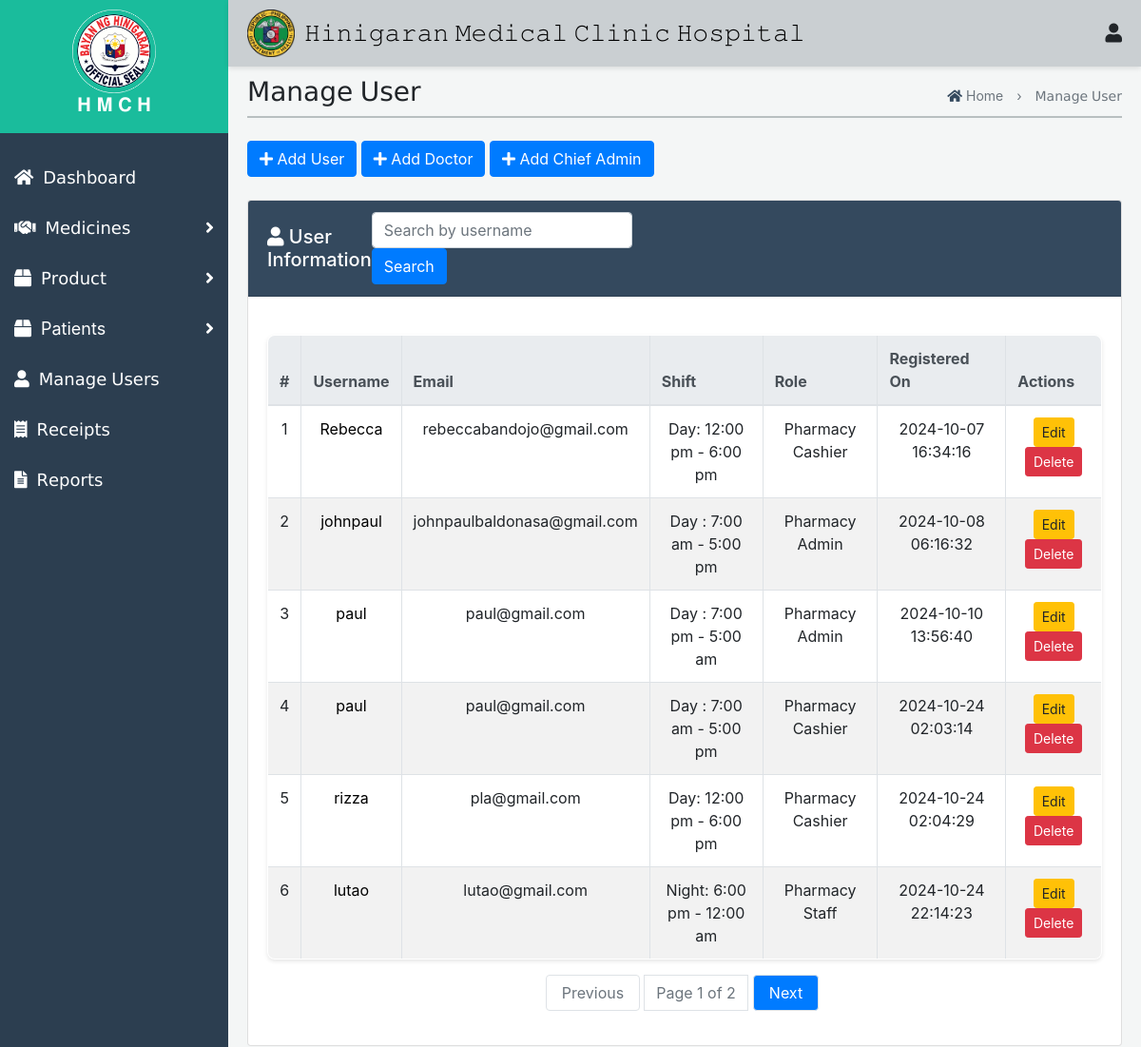
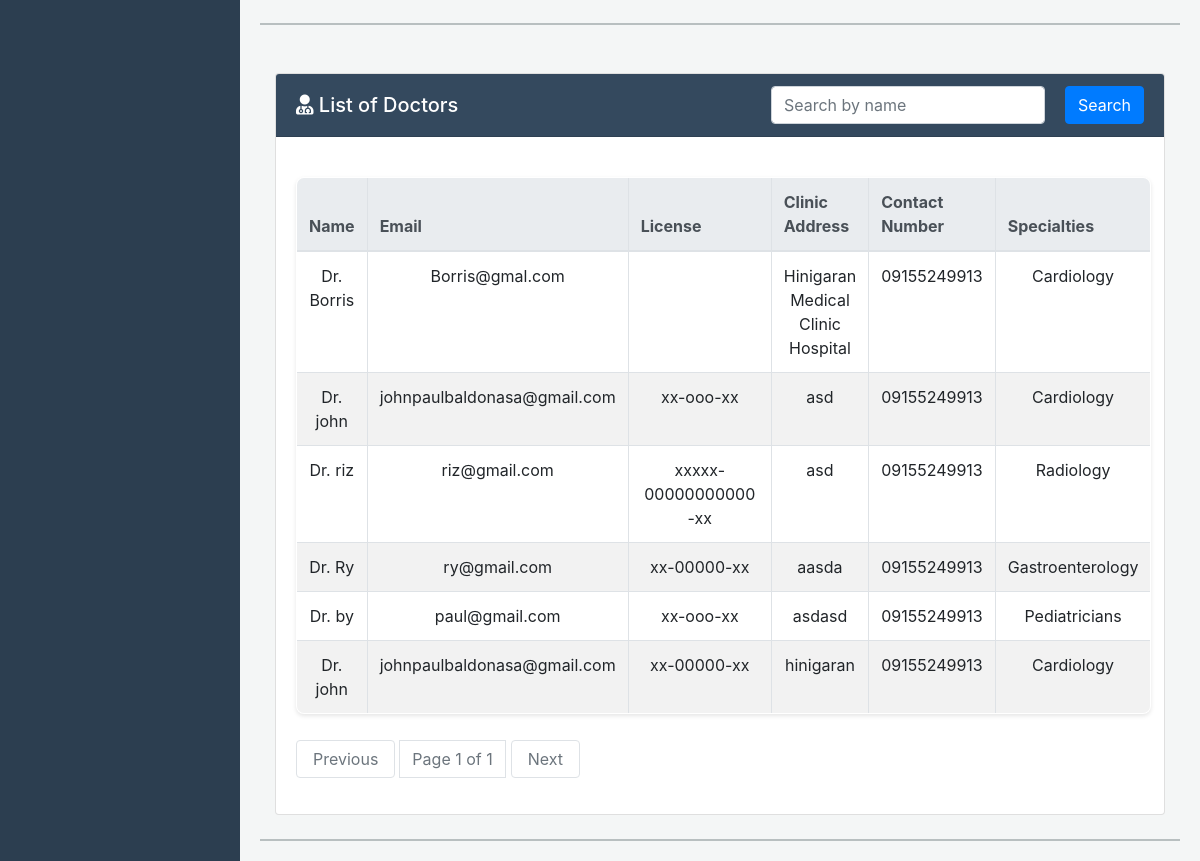
/Admin/ManageUser.php, run on the app's committed database (2 pictures, top to bottom).
### tables this page shows
CREATE TABLE `users` (
  `id` int(11) NOT NULL,
  `username` varchar(50) NOT NULL,
  `email` varchar(100) NOT NULL,
  `password` varchar(255) NOT NULL,
  `shift` enum('Day : 6:00 am - 12:00 pm','Day: 12:00 pm - 6:00 pm','Night: 6:00 pm - 12:00 am','Night: 12:00 am - 6:00 am','Day : 7:00 am - 5:00 pm','Day : 7:00 pm - 5:00 am') NOT NULL,
  `role` enum('Pharmacy Staff','Pharmacy Admin','Pharmacy Cashier','Wards','Er Nurse') NOT NULL,
  `profile_image` varchar(255) NOT NULL,
  `created_at` timestamp NOT NULL DEFAULT current_timestamp()
);

CREATE TABLE `doctors` (
  `doctor_id` int(11) NOT NULL,
  `name` varchar(100) NOT NULL,
  `password` varchar(255) NOT NULL,
  `license` varchar(20) NOT NULL,
  `image` varchar(255) DEFAULT NULL,
  `email` varchar(100) NOT NULL,
  `clinic_address` varchar(255) DEFAULT NULL,
  `contact_number` varchar(20) DEFAULT NULL,
  `specialties` varchar(255) DEFAULT NULL,
  `username` varchar(100) NOT NULL
);

### Admin/ManageUser.php (the view, shortened to what this page needs)
<!DOCTYPE html>
<html lang="en">
<head>
    <link rel="stylesheet" href="Med.css">
     <link rel="stylesheet" href="Receipt.css">
    <link href="https://maxcdn.bootstrapcdn.com/bootstrap/4.5.2/css/bootstrap.min.css" rel="stylesheet">
    <link href="https://cdnjs.cloudflare.com/ajax/libs/font-awesome/5.15.4/css/all.min.css" rel="stylesheet">
</head>
<body>
    <div class="top-nav">
    <div class="icon-container">
        <img src="img/Hinigaran.png" alt="Logo">
        <h1>𝙷𝚒𝚗𝚒𝚐𝚊𝚛𝚊𝚗 𝙼𝚎𝚍𝚒𝚌𝚊𝚕 𝙲𝚕𝚒𝚗𝚒𝚌 𝙷𝚘𝚜𝚙𝚒𝚝𝚊𝚕</h1>
    </div>
     <div class="user-icon" onclick="toggleUserMenu(event)">
            <i class="fas fa-user"></i>
        </div>
    </div>
    <div id="mySidenav" class="side-nav">
        <div class="logo-container">
           <img src="img/hini.png" alt="Logo" style="width: 40%;">
            <h2>𝐇 𝐌 𝐂 𝐇</h2>
        </div>
         <a class="nav-link" href="ChiefAdmin.php">
            <div class="sb-nav-link-content">
                <div class="sb-nav-link-icon"><i class="fas fa-home"></i></div>
                <span>𝖣𝖺𝗌𝗁𝖻𝗈𝖺𝗋𝖽</span>
            </div>
        </a>
        <a class="nav-link collapsed" href="#" data-toggle="collapse" data-target="#collapseMedicines" aria-expanded="false" aria-controls="collapseMedicines">
            <div class="sb-nav-link-content">
                <div class="sb-nav-link-icon"><i class="fas fa-handshake"></i></div>
                <span> 𝖬𝖾𝖽𝗂𝖼𝗂𝗇𝖾𝗌</span>
                <div class="sb-sidenav-collapse-arrow"><i class="fas fa-angle-right"></i></div>
            </div>
        </a>
        <a class="nav-link collapsed" href="#" data-toggle="collapse" data-target="#collapseProducts" aria-expanded="false" aria-controls="collapseProducts">
            <div class="sb-nav-link-content">
                <div class="sb-nav-link-icon"><i class="fas fa-box"></i></div>
                <span> 𝖯𝗋𝗈𝖽𝗎𝖼𝗍</span>
                <div class="sb-sidenav-collapse-arrow"><i class="fas fa-angle-right"></i></div>
            </div>
        </a>
        <a class="nav-link collapsed" href="#" data-toggle="collapse" data-target="#collapsePatients" aria-expanded="false" aria-controls="collapsePatients">
            <div class="sb-nav-link-content">
                <div class="sb-nav-link-icon"><i class="fas fa-box"></i></div>
                <span>Patients</span>
                <div class="sb-sidenav-collapse-arrow"><i class="fas fa-angle-right"></i></div>
            </div>
        </a>
        <a class="nav-link" href="ManageUser.php">
            <div class="sb-nav-link-content">
                <div class="sb-nav-link-icon"><i class="fas fa-user"></i></div>
                <span>𝖬𝖺𝗇𝖺𝗀𝖾 𝖴𝗌𝖾𝗋𝗌</span>
            </div>
        </a>
        <a class="nav-link" href="Receipt.php">
            <div class="sb-nav-link-content">
                <div class="sb-nav-link-icon"><i class="fas fa-receipt"></i></div>
                <span>𝖱𝖾𝖼𝖾𝗂𝗉𝗍𝗌</span>
            </div>
        </a>
        <a class="nav-link" href="Reports.php">
            <div class="sb-nav-link-content">
                <div class="sb-nav-link-icon"><i class="fas fa-file-alt report-icon" title="Generate Report"></i></div>
                <span>𝖱𝖾𝗉𝗈𝗋𝗍𝗌</span>
            </div>
        </a>
    </div>
   <div id="mainContent" class="main-content">
       <div class="header-container">
    <h3>𝖬𝖺𝗇𝖺𝗀𝖾 𝖴𝗌𝖾𝗋</h3>
<div class="haha">
    <p style="text-align: center;">
        <a href="InventoryDashboard1.php" style="text-decoration: none; color: inherit;">
            <i class="fas fa-home" style="color: #34495e;"></i> Home
        </a>
        <span style="margin: 0 10px;">›</span>
        𝖬𝖺𝗇𝖺𝗀𝖾 𝖴𝗌𝖾𝗋
    </p>
</div>
</div>
        <div class="first1" style="opacity: 0.9; border-top: 2px solid #b2babb; margin-top: -20px;"></div>
<?php
$conn = new mysqli('localhost', 'root', '', 'database');
$itemsPerPage = 6;
$currentPage = isset($_GET['page']) ? (int)$_GET['page'] : 1;
$offset = ($currentPage - 1) * $itemsPerPage;
$searchQuery = isset($_GET['search']) ? $_GET['search'] : '';
$sql = "SELECT * FROM users WHERE username LIKE ? LIMIT ?, ?";
$stmt = $conn->prepare($sql);
$searchTerm = "%" . $searchQuery . "%";
$stmt->bind_param("sii", $searchTerm, $offset, $itemsPerPage);
$stmt->execute();
$userResults = $stmt->get_result();
$totalCountQuery = "SELECT COUNT(*) as total FROM users WHERE username LIKE ?";
$totalCountStmt = $conn->prepare($totalCountQuery);
$totalCountStmt->bind_param("s", $searchTerm);
$totalCountStmt->execute();
$totalCountResult = $totalCountStmt->get_result();
$totalUsers = $totalCountResult->fetch_assoc()['total'];
$totalPages = ceil($totalUsers / $itemsPerPage);
?><br>
            <button class="btn btn-primary" data-toggle="modal" data-target="#addUserModal">
                <i class="fas fa-plus"></i> Add User
            </button>
            <button class="btn btn-primary" data-toggle="modal" data-target="#addDoctorModal">
                <i class="fas fa-plus"></i> Add Doctor
            </button>
            <button class="btn btn-primary" data-toggle="modal" data-target="#addChiefAdminModal">
                <i class="fas fa-plus"></i> Add Chief Admin
            </button>
<div class="card mt-4">
    <div class="card-header d-flex justify-content-between align-items-center" style="background-color: #34495e;">
        <h5 class="mb-0" style="color: white;"><i class="fas fa-user" style="color: white;"></i> User Information</h5>
        <form method="GET" action="" class="form-inline d-flex" style="margin-right: 60%;">
            <input type="text" name="search" class="form-control mr-2" placeholder="Search by username" value="<?php echo htmlspecialchars($searchQuery); ?>">
            <button type="submit" class="btn btn-primary">Search</button>
        </form>
    </div>
    <div class="card-body">
        <table class="table table-bordered">
            <thead class="thead-light">
                <tr>
                    <th>#</th>
                    <th>Username</th>
                    <th>Email</th>
                    <th>Shift</th>
                    <th>Role</th>
                    <th>Registered On</th>
                    <th>Actions</th>
                </tr>
            </thead>
                <tbody>
               <?php
    if ($userResults->num_rows > 0) {
        $index = $offset + 1;
        while ($user = $userResults->fetch_assoc()) {
            echo "<tr>";
            echo "<td>{$index}</td>";
            echo "<td><a class='user-link' data-toggle='modal' data-target='#userModal'
                        data-username='{$user['username']}'
                        data-email='{$user['email']}'
                        data-shift='{$user['shift']}'
                        data-role='{$user['role']}'
                        data-created-at='{$user['created_at']}'
                        data-image='{$user['profile_image']}'>
                        {$user['username']}</a></td>";
            echo "<td>{$user['email']}</td>";
            echo "<td>{$user['shift']}</td>";
            echo "<td>{$user['role']}</td>";
            echo "<td>{$user['created_at']}</td>";
            echo "<td>
                    <button class='btn btn-warning btn-sm' data-toggle='modal' data-target='#editModal{$user['id']}'>Edit</button>
                    <button class='btn btn-danger btn-sm' data-toggle='modal' data-target='#deleteModal{$user['id']}'>Delete</button>
                  </td>";
            echo "</tr>";
            $index++;
        }
    } else {
        echo "<tr><td colspan='7' class='text-center'>No users found.</td></tr>";
    }
    ?>
    </tbody>
        </table>
        <nav aria-label="Page navigation">
            <ul class="pagination justify-content-center">
                <li class="page-item <?php if ($currentPage <= 1) echo 'disabled'; ?>">
                    <a class="page-link" href="?page=<?php echo $currentPage - 1; ?>&search=<?php echo urlencode($searchQuery); ?>" aria-label="Previous">Previous</a>
                </li>
                <li class="page-item disabled">
                    <span class="page-link">Page <?php echo $currentPage; ?> of <?php echo $totalPages; ?></span>
                </li>
                <li class="page-item <?php if ($currentPage >= $totalPages) echo 'disabled'; ?>">
                    <a class="page-link" href="?page=<?php echo $currentPage + 1; ?>&search=<?php echo urlencode($searchQuery); ?>" aria-label="Next">Next</a>
                </li>
            </ul>
        </nav>
    </div>
</div><br>
<div class="first1" style="opacity: 0.9; border-top: 2px solid #b2babb;"></div>
<?php
$conn = mysqli_connect("localhost", "root", "", "database");
$search = isset($_GET['search']) ? mysqli_real_escape_string($conn, $_GET['search']) : '';
$page = isset($_GET['page']) ? (int)$_GET['page'] : 1;
$perPage = 10;
$offset = ($page - 1) * $perPage;
$totalQuery = "SELECT COUNT(*) as total FROM doctors WHERE name LIKE '%$search%'";
$totalResult = mysqli_query($conn, $totalQuery);
$totalRow = mysqli_fetch_assoc($totalResult);
$total = $totalRow['total'];
$totalPages = ceil($total / $perPage);
$query = "SELECT * FROM doctors WHERE name LIKE '%$search%' LIMIT $offset, $perPage";
$result = mysqli_query($conn, $query);
?>
 <div class="container mt-5">
    <div class="card">
        <div class="card-header d-flex justify-content-between align-items-center" style="background-color: #34495e;">
            <h5 class="mb-0" style="color: white;"><i class="fas fa-user-md" style="color: white;"></i> List of Doctors</h5>
            <form class="d-flex" action="" method="GET">
                <input style="margin-right: 20px; "  type="text" name="search" class="form-control me-2" placeholder="Search by name" value="<?php echo htmlspecialchars($search); ?>">
                <button type="submit" class="btn btn-primary">Search</button>
            </form>
        </div>
        <div class="card-body">
            <table class="table table-bordered">
                <thead class="thead-light">
                    <tr>
                        <th>Name</th>
                        <th>Email</th>
                        <th>License</th>
                        <th>Clinic Address</th>
                        <th>Contact Number</th>
                        <th>Specialties</th>
                    </tr>
                </thead>
                <tbody>
                    <?php
                    if (mysqli_num_rows($result) > 0) {
                        while ($doctor = mysqli_fetch_assoc($result)) {
                            echo "<tr>";
                            echo "<td>Dr. {$doctor['name']}</td>";
                            echo "<td>{$doctor['email']}</td>";
                            echo "<td>{$doctor['license']}</td>";
                            echo "<td>{$doctor['clinic_address']}</td>";
                            echo "<td>{$doctor['contact_number']}</td>";
                            echo "<td>{$doctor['specialties']}</td>";
                            echo "</tr>";
                        }
                    } else {
                        echo "<tr><td colspan='7' class='text-center'>No doctors found.</td></tr>";
                    }
                    ?>
                </tbody>
            </table>
                <div class="d-flex justify-content-start align-items-center">
                    <nav>
                        <ul class="pagination">
                            <li class="page-item <?php if ($page <= 1) echo 'disabled'; ?>">
                                <a class="page-link" href="?search=<?php echo $search; ?>&page=<?php echo $page - 1; ?>">Previous</a>
                            </li>
                            <li class="page-item disabled">
                                <span class="page-link">Page <?php echo $page; ?> of <?php echo $totalPages; ?></span>
                            </li>
                            <li class="page-item <?php if ($page >= $totalPages) echo 'disabled'; ?>">
                                <a class="page-link" href="?search=<?php echo $search; ?>&page=<?php echo $page + 1; ?>">Next</a>
                            </li>
                        </ul>
                    </nav>
                </div>
            </div>
        </div>
    </div><br>
<div class="first1" style="opacity: 0.9; border-top: 2px solid #b2babb;"></div>
    </div>
        <link href="https://cdnjs.cloudflare.com/ajax/libs/font-awesome/5.15.4/css/all.min.css" rel="stylesheet">
</body>
</html>

### Admin/Med.css (style rules this page uses)
* { margin: 0; padding: 0; box-sizing: border-box; }
body { font-family: Arial, sans-serif; background-color: #f4f6f6; }
.top-nav { display: flex; justify-content: space-between; align-items: center; padding: 10px 20px; box-shadow: 0 2px 5px rgba(0, 0, 0, 0.1); }
.icon-container { position: relative; margin-right: 2%; display: flex; gap: 20px; }
.notification-icon, .user-icon { cursor: pointer; font-size: 24px; }
.side-nav { height: 100%; width: 230px; background-color: #34495e; color: white; position: fixed; top: 0; left: 0; overflow-x: hidden; padding-top: 60px; transition: 0.3s; display: flex; flex-direction: column; }
.main-content { margin-left: 230px; padding: 20px; transition: 0.3s; }
.nav-link { display: flex; align-items: center; padding: 10px 15px; text-decoration: none; color: white; transition: 0.3s; justify-content: space-between; }
.sb-nav-link-content { display: flex; align-items: center; flex: 1; }
.sb-nav-link-icon { margin-right: 10px; }
.sb-sidenav-collapse-arrow { margin-left: auto; }
.top-nav { position: fixed; top: 0; left: 240px; right: 0; background-color: #d0d3d4; padding: 10px; z-index: 1000; }
.top-nav h1 { color: #fff; margin: 0; }
.side-nav { height: 100%; width: 240px; position: fixed; z-index: 1; top: 0; left: 0; background-color: #2c3e50; padding-top: 0; transition: 0.3s; overflow-y: auto; }
.side-nav a { padding: 13px 15px; text-decoration: none; font-size: 18px; color: #fff; display: block; transition: 0.3s; }
.side-nav .sb-sidenav-collapse-arrow { margin-left: auto; color: #fff; }
.logo-container { text-align: center; margin-bottom: 20px; background-color: #1abc9c; padding: 10px; }
.logo-container img { width: 30%; height: auto; }
.logo-container h2 { color: #ffffff; font-size: 20px; transition: font-size 0.3s; }
.main-content { margin-left: 240px; padding: 80px 20px 20px; transition: margin-left 0.3s; }
.header-container { display: flex; justify-content: space-between; align-items: center; margin-bottom: 20px; }
.haha { text-align: right; }
.haha p { margin: 0; font-size: 14px; color: #6c757d; }
.pagination { margin-top: 10px; text-align: center; }
.pagination a { margin: 0 5px; padding: 8px 16px; text-decoration: none; background-color: #007bff; color: white; border-radius: 4px; }

### Admin/ManageUser.php (style rules this page uses)
body { background-color: #f4f6f6; }
.user-link { text-decoration: none; color: black; }

### data on the page
users: username "Rebecca", email "rebeccabandojo@gmail.com", shift "Day: 12:00 pm - 6:00 pm", role "Pharmacy Cashier", created_at "2024-10-07 16:34:16"
users: username "johnpaul", email "johnpaulbaldonasa@gmail.com", shift "Day : 7:00 am - 5:00 pm", role "Pharmacy Admin", created_at "2024-10-08 06:16:32"
users: username "paul", email "paul@gmail.com", shift "Day : 7:00 pm - 5:00 am", role "Pharmacy Admin", created_at "2024-10-10 13:56:40"
users: username "paul", email "paul@gmail.com", shift "Day : 7:00 am - 5:00 pm", role "Pharmacy Cashier", created_at "2024-10-24 02:03:14"
users: username "rizza", email "pla@gmail.com", shift "Day: 12:00 pm - 6:00 pm", role "Pharmacy Cashier", created_at "2024-10-24 02:04:29"
users: username "lutao", email "lutao@gmail.com", shift "Night: 6:00 pm - 12:00 am", role "Pharmacy Staff", created_at "2024-10-24 22:14:23"
doctors: name "Borris", email "Borris@gmal.com", clinic_address "Hinigaran Medical Clinic Hospital", contact_number "09155249913", specialties "Cardiology"
doctors: name "john", email "johnpaulbaldonasa@gmail.com", license "xx-ooo-xx", clinic_address "asd", contact_number "09155249913", specialties "Cardiology"
doctors: name "riz", email "riz@gmail.com", license "xxxxx-00000000000-xx", clinic_address "asd", contact_number "09155249913", specialties "Radiology"
doctors: name "Ry", email "ry@gmail.com", license "xx-00000-xx", clinic_address "aasda", contact_number "09155249913", specialties "Gastroenterology"
doctors: name "by", email "paul@gmail.com", license "xx-ooo-xx", clinic_address "asdasd", contact_number "09155249913", specialties "Pediatricians"
doctors: name "john", email "johnpaulbaldonasa@gmail.com", license "xx-00000-xx", clinic_address "hinigaran", contact_number "09155249913", specialties "Cardiology"

### other printed values
$currentPage "1"
$totalPages "2"
$page "1"
$totalPages "1"
